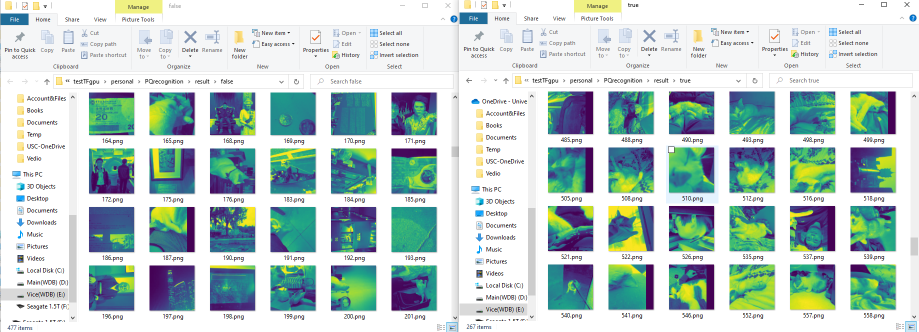
#> input picture img_classify.png, 1837 x 664 px (shown at 1/2 size); its folder holds only this picture in this run
$ python -i imageTransfer.py   (imports and definitions only)
#> lines starting #> are read from the running program, lines starting #| are printed output that depends on the picture
from PIL import Image as img
import glob
import os

ori_path_true = "data/ori/true/"
ori_path_false = "data/ori/false/"

trans_path_true = "data/transfered/true/"
trans_path_false = "data/transfered/false/"


def image_Transfer(source, dest):

    count = 0
    for file in glob.glob(source + "*.jpg"):

        # im = img.open(ori_path_true + "vertical.jpg", 'r')
        im = img.open(file)

        if im.size[0] < im.size[1]:
            im = im.rotate(270, expand=True)

        # img size 100 x 100
        im.thumbnail((400, 200))
        im = im.convert('L')
        im = im.crop((100, 0, 300, 200))

        save_path = os.path.join(dest, os.path.split(file)[1])
        im.save(save_path, "JPEG")
        count += 1

        if count % 50 == 0:
            print("transfered: ", count)

    print("total transfered: ", count, ", path: ", dest)

# [6 lines not run here, left out]

>>> import cv2
>>> picture = cv2.imread('img_classify.png', cv2.IMREAD_GRAYSCALE)
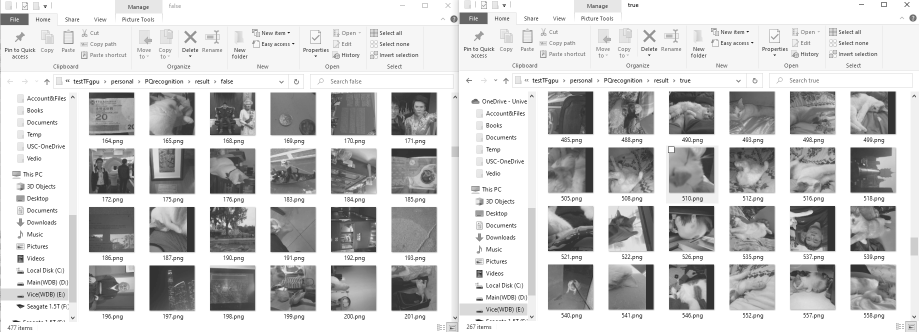
#> picture: shape (664, 1837) (shown at 1/2 size); min 0, max 255, mean 203.9
>>> result = image_Transfer(picture, 'out.png')
#> (the run stopped early here; a loop or call above may not have finished)
